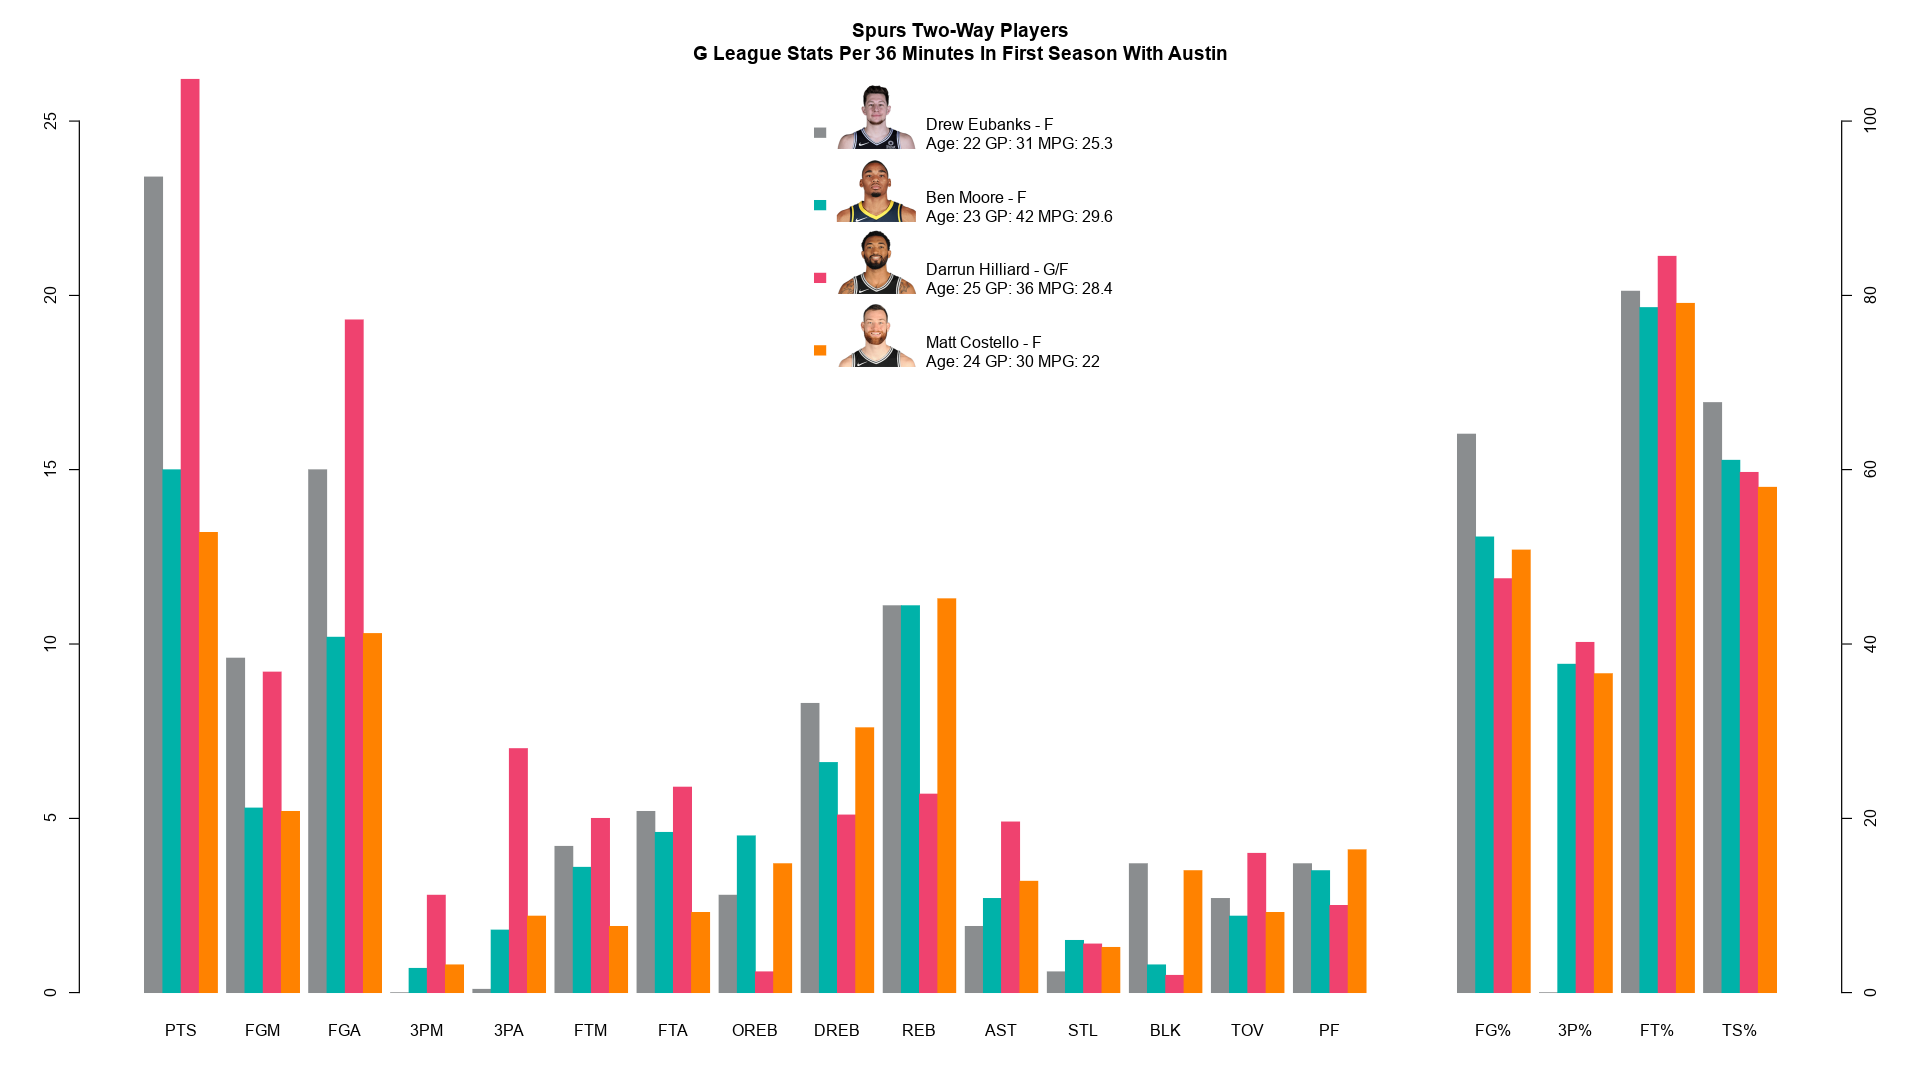

The R source for this figure:
library(magick)
fig <- image_graph(width = 1920, height = 1080, res = 96)

# incomplete stats; will need updating
de.stats <-
    c(23.4, 9.6, 15, 0, 0.1, 4.2, 5.2, 2.8, 8.3, 11.1, 1.9, 0.6, 3.7, 2.7, 3.7)
de.shooting <- c(64.1, 0, 80.5, 67.7)
# incomplete stats; will need updating
bm.stats <-
    c(15,
      5.3,
      10.2,
      0.7,
      1.8,
      3.6,
      4.6,
      4.5,
      6.6,
      11.1,
      2.7,
      1.5,
      0.8,
      2.2,
      3.5)
bm.shooting <- c(52.3, 37.7, 78.6, 61.1)
dh.stats <-
    c(26.2, 9.2, 19.3, 2.8, 7, 5, 5.9, 0.6, 5.1, 5.7, 4.9, 1.4, 0.5, 4, 2.5)
dh.shooting <- c(47.5, 40.2, 84.5, 59.7)
mc.stats <-
    c(13.2,
      5.2,
      10.3,
      0.8,
      2.2,
      1.9,
      2.3,
      3.7,
      7.6,
      11.3,
      3.2,
      1.3,
      3.5,
      2.3,
      4.1)
mc.shooting <- c(50.8, 36.6, 79.1, 58)

player.names <-
    c(
        'Drew Eubanks - F\nAge: 22 GP: 31 MPG: 25.3',
        'Ben Moore - F\nAge: 23 GP: 42 MPG: 29.6',
        'Darrun Hilliard - G/F\nAge: 25 GP: 36 MPG: 28.4',
        'Matt Costello - F\nAge: 24 GP: 30 MPG: 22'
    )
stats.names <-
    c(
        'PTS',
        'FGM',
        'FGA',
        '3PM',
        '3PA',
        'FTM',
        'FTA',
        'OREB',
        'DREB',
        'REB',
        'AST',
        'STL',
        'BLK',
        'TOV',
        'PF'
    )
shooting.names <- c('FG%', '3P%', 'FT%', 'TS%')

# i don't know what's the best way to create the barplot; this seems to work
stats.matrix <-
    matrix(
        rbind(de.stats, bm.stats, dh.stats, mc.stats),
        ncol = 15,
        dimnames = list(player.names, stats.names)
    )
shooting.matrix <-
    matrix(
        rbind(de.shooting, bm.shooting, dh.shooting, mc.shooting),
        ncol = 4,
        dimnames = list(player.names, shooting.names)
    )
dummy.matrix <- matrix(c(NA, NA, NA, NA))
# before combining stats with shooting, downscale shooting values by 4
m <- cbind(stats.matrix, dummy.matrix, shooting.matrix / 4)
par(mar = c(4.1, 4.1, 4.1, 4.1))
bp <-
    barplot(
        m,
        beside = TRUE,
        col = c('#8A8D8F', '#00B2A9', '#EF426F', '#FF8200'),
        legend = player.names,
        args.legend = list(
            x = 'top',
            bty = 'n',
            x.intersp = 7,
            y.intersp = 3,
            border = NA
        ),
        main = paste0('Spurs Two-Way Players\n',
                      'G League Stats Per 36 Minutes ',
                      'In First Season With Austin'),
        border = NA,
        space = c(0, 0.5)
    )

# create the other y-axis
axis(side = 4,
     at = (0:5 * 5),
     labels = (0:5 * 20))

# add the exact values on the plot
# actual.m <- cbind(stats.matrix, dummy.matrix, shooting.matrix)
# text(x=bp, y=m, labels=actual.m, pos=3, cex=0.55, xpd=NA)

dev.off()
de <- image_read('https://ak-static.cms.nba.com/wp-content/uploads/headshots/nba/latest/260x190/1629234.png')
de <- image_scale(de, 'x65')
bm <- image_read('https://ak-static.cms.nba.com/wp-content/uploads/headshots/nba/latest/260x190/1628500.png')
bm <- image_scale(bm, 'x65')
dh <- image_read('https://ak-static.cms.nba.com/wp-content/uploads/headshots/nba/latest/260x190/1626199.png')
dh <- image_scale(dh, 'x65')
mc <- image_read('https://ak-static.cms.nba.com/wp-content/uploads/headshots/nba/latest/260x190/1627856.png')
mc <- image_scale(mc, 'x65')
out <- image_composite(fig, de, offset = '+832+84')
out <- image_composite(out, bm, offset = '+831+157')
out <- image_composite(out, dh, offset = '+831+229')
out <- image_composite(out, mc, offset = '+831+302')

image_write(out, path = 'two_way.png', format = 'png')
